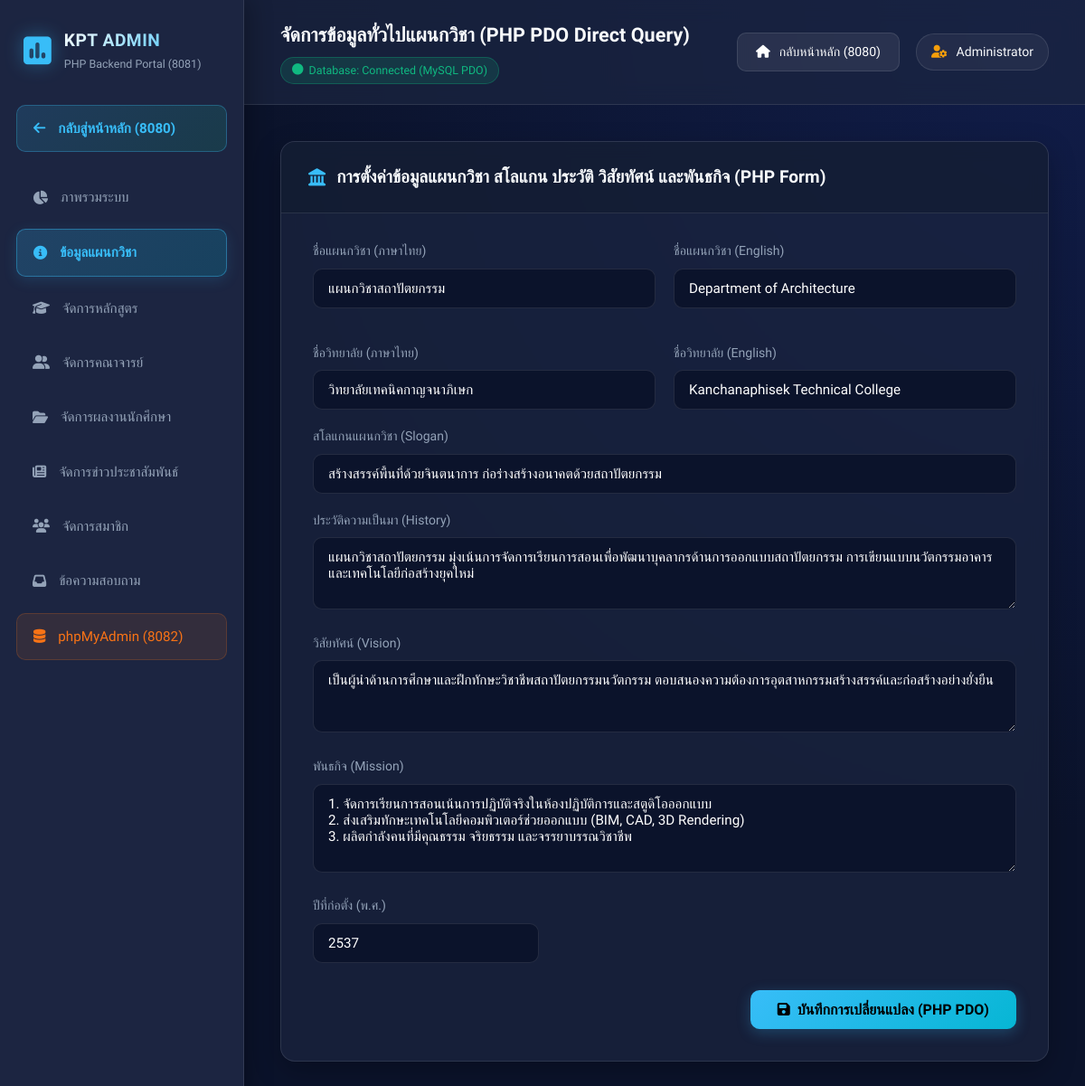
/backend/info.php, run on the app's committed database.
### tables this page shows
CREATE TABLE IF NOT EXISTS `department_info` (
  `id` INT AUTO_INCREMENT PRIMARY KEY,
  `name_th` VARCHAR(255) NOT NULL,
  `name_en` VARCHAR(255) NOT NULL,
  `college_th` VARCHAR(255) NOT NULL,
  `college_en` VARCHAR(255) NOT NULL,
  `slogan` TEXT,
  `history` TEXT,
  `vision` TEXT,
  `mission` TEXT,
  `established_year` INT,
  `created_at` TIMESTAMP DEFAULT CURRENT_TIMESTAMP
);

### backend/info.php (the view, shortened to what this page needs)
<?php
require_once __DIR__ . '/db.php';
$info = [
    'name_th' => 'แผนกวิชาสถาปัตยกรรม',
    'name_en' => 'Department of Architecture',
    'college_th' => 'วิทยาลัยเทคนิคกาญจนาภิเษก',
    'college_en' => 'Kanchanaphisek Technical College',
    'slogan' => 'สร้างสรรค์พื้นที่ด้วยจินตนาการ ก่อร่างสร้างอนาคตด้วยสถาปัตยกรรม',
    'history' => 'แผนกวิชาสถาปัตยกรรม มุ่งเน้นการจัดการเรียนการสอนเพื่อพัฒนาบุคลากรด้านการออกแบบสถาปัตยกรรม การเขียนแบบ นวัตกรรมอาคาร (BIM) และเทคโนโลยีก่อสร้างยุคใหม่',
    'vision' => 'เป็นผู้นำด้านการศึกษาและฝึกทักษะวิชาชีพสถาปัตยกรรมนวัตกรรม ตอบสนองความต้องการอุตสาหกรรมสร้างสรรค์และก่อสร้างอย่างยั่งยืน',
    'mission' => "1. จัดการเรียนการสอนเน้นการปฏิบัติจริงในห้องปฏิบัติการและสตูดิโอออกแบบ\n2. ส่งเสริมทักษะเทคโนโลยีคอมพิวเตอร์ช่วยออกแบบ (BIM, CAD, 3D Rendering)\n3. ผลิตกำลังคนที่มีคุณธรรม จริยธรรม และจรรยาบรรณวิชาชีพ",
    'established_year' => 2537
];
if ($pdo) {
    try {
        $dbInfo = $pdo->query("SELECT * FROM department_info WHERE id = 1")->fetch();
        if ($dbInfo) {
            $info = array_merge($info, $dbInfo);
        }
    } catch (Exception $e) {}
}
?>
<!DOCTYPE html>
<html lang="th">
<head>
    <link rel="stylesheet" href="https://cdnjs.cloudflare.com/ajax/libs/font-awesome/6.4.0/css/all.min.css">
    <link rel="stylesheet" href="style.css">
</head>
<body>
    <div class="admin-wrapper">
        <aside class="sidebar">
            <div class="sidebar-header">
                <i class="fa-solid fa-square-poll-vertical logo-icon"></i>
                <div>
                    <div class="brand-title">KPT ADMIN</div>
                    <div class="brand-sub">PHP Backend Portal (8081)</div>
                </div>
            </div>
            <nav class="sidebar-menu">
                <a href="http://localhost:8080" class="btn-back-link"><i class="fa-solid fa-arrow-left"></i> กลับสู่หน้าหลัก (8080)</a>
                <a href="index.php"><i class="fa-solid fa-chart-pie"></i> ภาพรวมระบบ</a>
                <a href="info.php" class="active"><i class="fa-solid fa-circle-info"></i> ข้อมูลแผนกวิชา</a>
                <a href="courses.php"><i class="fa-solid fa-graduation-cap"></i> จัดการหลักสูตร</a>
                <a href="teachers.php"><i class="fa-solid fa-user-group"></i> จัดการคณาจารย์</a>
                <a href="portfolios.php"><i class="fa-solid fa-folder-open"></i> จัดการผลงานนักศึกษา</a>
                <a href="news.php"><i class="fa-solid fa-newspaper"></i> จัดการข่าวประชาสัมพันธ์</a>
                <a href="users.php"><i class="fa-solid fa-users"></i> จัดการสมาชิก</a>
                <a href="contacts.php"><i class="fa-solid fa-inbox"></i> ข้อความสอบถาม</a>
                <a href="http://localhost:8082" target="_blank" class="highlight-link"><i class="fa-solid fa-database"></i> phpMyAdmin (8082)</a>
            </nav>
        </aside>
        <main class="main-content">
            <header class="topbar">
                <div class="topbar-title">
                    <h2>จัดการข้อมูลทั่วไปแผนกวิชา (PHP PDO Direct Query)</h2>
                    <span class="badge badge-success"><i class="fa-solid fa-circle"></i> Database: Connected (MySQL PDO)</span>
                </div>
                <div class="topbar-actions">
                    <a href="http://localhost:8080" class="btn-topbar-back"><i class="fa-solid fa-house"></i> กลับหน้าหลัก (8080)</a>
                    <div class="user-profile">
                        <i class="fa-solid fa-user-gear"></i> Administrator
                    </div>
                </div>
            </header>
            <div class="content-body">
                <div class="section-card" style="padding: 35px;">
                    <div class="card-header" style="margin: -35px -35px 30px -35px;">
                        <h3><i class="fa-solid fa-landmark"></i> การตั้งค่าข้อมูลแผนกวิชา สโลแกน ประวัติ วิสัยทัศน์ และพันธกิจ (PHP Form)</h3>
                    </div>
                    <form action="info.php" method="POST" id="infoForm">
                        <div style="display: grid; grid-template-columns: 1fr 1fr; gap: 20px;">
                            <div class="form-group">
                                <label>ชื่อแผนกวิชา (ภาษาไทย)</label>
                                <input type="text" name="name_th" id="infoNameTh" required value="<?= htmlspecialchars($info['name_th']) ?>">
                            </div>
                            <div class="form-group">
                                <label>ชื่อแผนกวิชา (English)</label>
                                <input type="text" name="name_en" id="infoNameEn" required value="<?= htmlspecialchars($info['name_en']) ?>">
                            </div>
                            <div class="form-group">
                                <label>ชื่อวิทยาลัย (ภาษาไทย)</label>
                                <input type="text" name="college_th" id="infoCollegeTh" required value="<?= htmlspecialchars($info['college_th']) ?>">
                            </div>
                            <div class="form-group">
                                <label>ชื่อวิทยาลัย (English)</label>
                                <input type="text" name="college_en" id="infoCollegeEn" required value="<?= htmlspecialchars($info['college_en']) ?>">
                            </div>
                        </div>
                        <div class="form-group">
                            <label>สโลแกนแผนกวิชา (Slogan)</label>
                            <input type="text" name="slogan" id="infoSlogan" value="<?= htmlspecialchars($info['slogan']) ?>">
                        </div>
                        <div class="form-group">
                            <label>ประวัติความเป็นมา (History)</label>
                            <textarea name="history" id="infoHistory" rows="3"><?= htmlspecialchars($info['history']) ?></textarea>
                        </div>
                        <div class="form-group">
                            <label>วิสัยทัศน์ (Vision)</label>
                            <textarea name="vision" id="infoVision" rows="3"><?= htmlspecialchars($info['vision']) ?></textarea>
                        </div>
                        <div class="form-group">
                            <label>พันธกิจ (Mission)</label>
                            <textarea name="mission" id="infoMission" rows="4"><?= htmlspecialchars($info['mission']) ?></textarea>
                        </div>
                        <div class="form-group" style="max-width: 250px;">
                            <label>ปีที่ก่อตั้ง (พ.ศ.)</label>
                            <input type="number" name="established_year" id="infoEstYear" value="<?= (int)$info['established_year'] ?>">
                        </div>
                        <div style="margin-top: 30px; text-align: right;">
                            <button type="submit" class="btn btn-primary" style="padding: 12px 30px; font-size: 1rem;"><i class="fa-solid fa-save"></i> บันทึกการเปลี่ยนแปลง (PHP PDO)</button>
                        </div>
                    </form>
                </div>
            </div>
        </main>
    </div>
</body>
</html>

### data on the page
department_info: name_th "แผนกวิชาสถาปัตยกรรม", name_en "Department of Architecture", college_th "วิทยาลัยเทคนิคกาญจนาภิเษก", college_en "Kanchanaphisek Technical College", slogan "สร้างสรรค์พื้นที่ด้วยจินตนาการ ก่อร่างสร้างอนาคตด้วยสถาปัตยกรรม", history "แผนกวิชาสถาปัตยกรรม มุ่งเน้นการจัดการเรียนการสอนเพื่อพัฒนาบุคลากรด้านการออกแบบสถาปัตยกรรม การเขียนแบบนวัตกรรมอาคาร และเทคโนโลยีก่อสร้างยุคใหม่", vision "เป็นผู้นำด้านการศึกษาและฝึกทักษะวิชาชีพสถาปัตยกรรมนวัตกรรม ตอบสนองความต้องการอุตสาหกรรมสร้างสรรค์และก่อสร้างอย่างยั่งยืน", mission "1. จัดการเรียนการสอนเน้นการปฏิบัติจริงในห้องปฏิบัติการและสตูดิโอออกแบบ 2. ส่งเสริมทักษะเทคโนโลยีคอมพิวเตอร์ช่วยออกแบบ (BIM, CAD, 3D Rendering) 3. ผลิตกำลังคนที่มีคุณธรรม จริยธรรม และจรรยาบรรณวิชาชีพ", established_year "2537"
